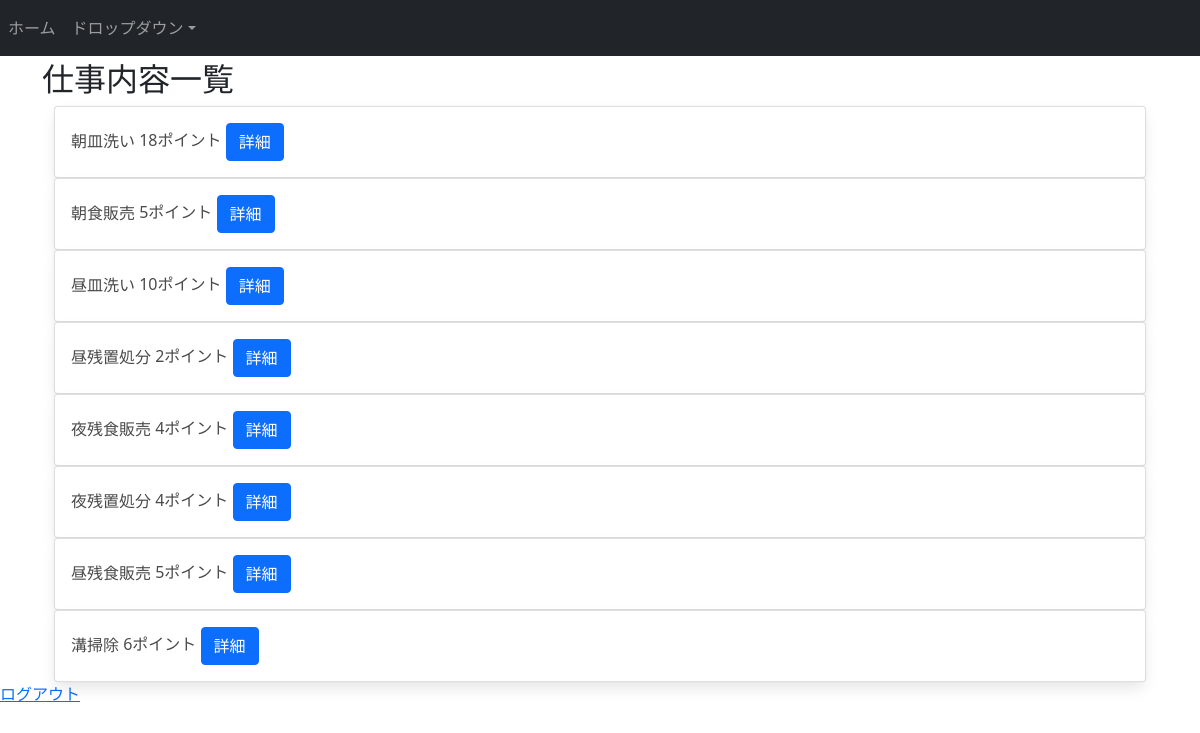
The page /kumano_shift_maker/mypage/contentlist/ on the database its author committed.
### shift_maker/models.py (models this page shows, shortened)
class WorkContent(models.Model):
    contentname=models.CharField(max_length=25)
    workload=models.IntegerField(default=0)
    detail=models.TextField(verbose_name='テキスト',blank=True)

### shift_maker/views.py (the view)
# urls.py: path('mypage/contentlist/',views.WorkContentList.as_view(),name='contentlist'),
class WorkContentList(ListView):
    model=WorkContent

### shift_maker/templates/shift_maker/workcontent_list.html (shortened to what this page needs)
{% extends 'shift_maker/base.html' %}
{% block body-contents %}
<h2>仕事内容一覧</h2>
    <div class="container-fluid">
    {% for content in object_list %}
        <div class="card">
          <div class="card-body">
            <span class="card-title">{{ content.contentname }}</span>
            <span class="card-text">{{content.workload}}ポイント</span>
            <button type="button" class="btn btn-primary delete-modal-button"
    data-toggle="modal"
    data-target="#exampleModal"
    data-workname="{{content.contentname}}"
    data-workload="{{content.workload}}"
    data-url="{% url 'shift_maker:assign_content' content.id %}"
    data-text="{{content.detail}}">詳細</button>
          </div>
      </div>
    {% endfor %}
    </div>
{% endblock %}

### rows shown on the page
WorkContent: contentname "朝皿洗い", workload "18"
WorkContent: contentname "朝食販売", workload "5"
WorkContent: contentname "昼皿洗い", workload "10"
WorkContent: contentname "昼残置処分", workload "2"
WorkContent: contentname "夜残食販売", workload "4"
WorkContent: contentname "夜残置処分", workload "4"
WorkContent: contentname "昼残食販売", workload "5"
WorkContent: contentname "溝掃除", workload "6"
